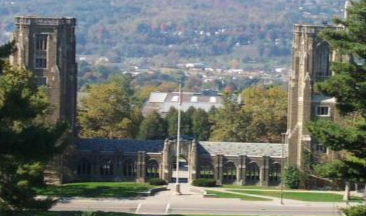
#> input picture img.ppm, 366 x 216 px
$ python -i circle_in.py   (imports and definitions only)
#> lines starting #> are read from the running program, lines starting #| are printed output that depends on the picture; after the words box and inside, x2 and y2 are one past the last pixel; in counts of white or black regions, pixels touching at a corner belong together
#> further down, picture is the input picture: shape (216, 366, 3); mean B, G, R 106.1, 114.3, 109.2
import cv2
import numpy as np
from typing import List, Tuple

# [5 lines left out: function circle_mask, not called in this run]


def preprocess(rawframe):
	"""
	Preprocess frame

	Parameters
	----------
	rawframe: np.ndarray
		Source image, BGR encoded.
	Returns
	-------
	Gray image, preprocessed. Same dims as rawframe.
	"""
	oframe = cv2.pyrMeanShiftFiltering(rawframe, 17, 51)
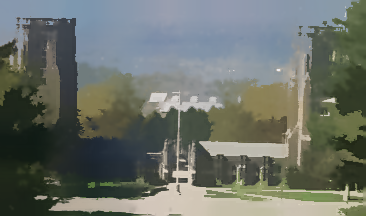
#> oframe: shape (216, 366, 3); mean B, G, R 105.1, 112.7, 107.1
	oframe = cv2.GaussianBlur(oframe, (13, 13), 0)
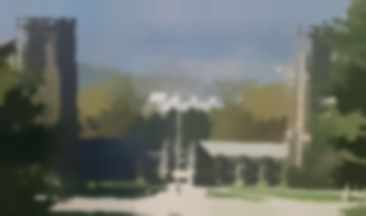
#> oframe: shape (216, 366, 3); mean B, G, R 105.1, 112.7, 107.1
	grayImg = cv2.cvtColor(oframe, cv2.COLOR_BGR2GRAY)
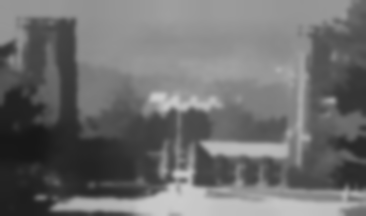
#> grayImg: shape (216, 366); min 23, max 205, mean 110.1
	grayImg = cv2.threshold(grayImg, 0, 255, cv2.THRESH_BINARY_INV | cv2.THRESH_OTSU)[1]
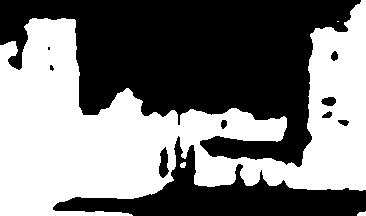
#> grayImg: shape (216, 366); 48.2% white; 4 white regions (1 under 20 px), largest, box (x1, y1, x2, y2) and area: (0, 0, 366, 216) 38012, (357, 211, 366, 216) 34, (180, 162, 186, 168) 29
	return grayImg


# [45 lines left out: functions preprocess_topo, find_circles, crop_circles, not called in this run]

>>> import cv2
>>> picture = cv2.imread('../img.ppm')
>>> result = preprocess(picture)
